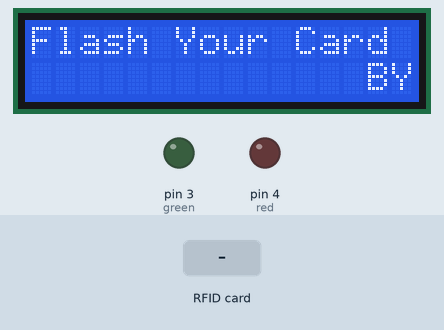
This sketch was run on a simulated Arduino Uno, built with avr-gcc and run on an emulated ATmega328P. Shown: 16×2 character LCD, output pins drawn as LEDs (lit = HIGH). The test bench sets the inputs (shaded band). Pins used as bus, display or sensor lines are not drawn; what the sketch prints to the serial monitor is not drawn.

Above: at 2.2 s.
2.3 s: RFID card FE 3C 1B 6A held to the reader
At 3.5 s:
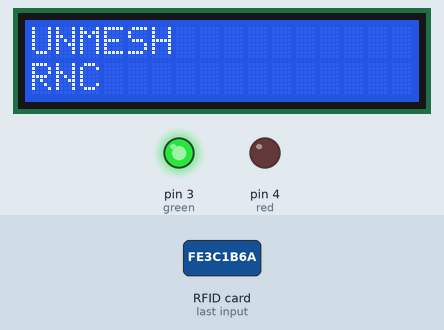
3.9 s: RFID card 5E 7A 19 C4 held to the reader
At 6.6 s:
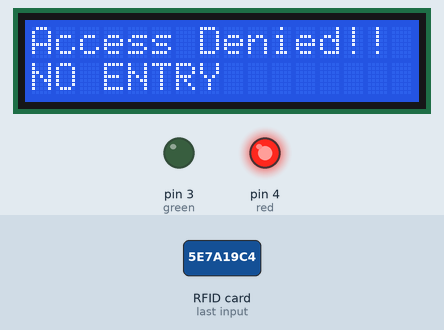
6.9 s: RFID card B6 A9 03 73 held to the reader
9.0 s: RFID card 17 20 E9 19 held to the reader
At 11.5 s:
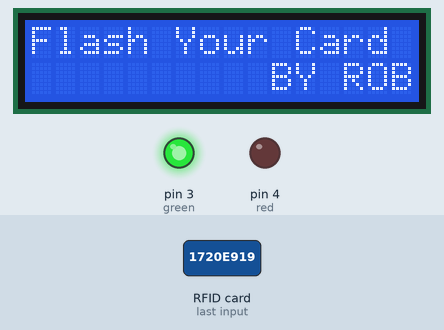
18.0 s: RFID card 5E 7A 19 C4 held to the reader
At 20.18 s:
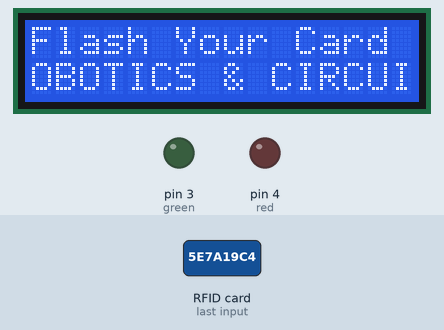
Timing chart, 0 to 21.7 s (numbered marks = the images above; inputs shaded):
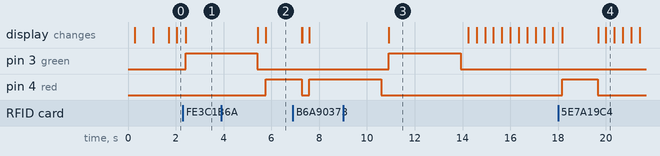

The sketch:

Offline_Version.ino
```cpp
#include <SPI.h>
#include <MFRC522.h>
#include <LiquidCrystal_I2C.h>
#include <Wire.h>

LiquidCrystal_I2C lcd(0x3F, 2, 1, 0, 4, 5, 6, 7, 3, POSITIVE);

#define SS_PIN 10
#define RST_PIN 9

int screenWidth = 16;
int screenHeight = 2;
int stringStart, stringStop = 0;
int scrollCursor = screenWidth;

String line1 = "BY ROBOTICS & CIRCUITS ";

MFRC522 mfrc522(SS_PIN, RST_PIN);   // Create MFRC522 instance.
  int red= 4;
  int green= 3;

void setup()
{

   lcd.begin(16,2);
  Serial.begin(9600);   // Initiate a serial communication
 lcd.setCursor(0, 0);
 lcd.print("INITIALIZING...");
 delay(200);
  lcd.setCursor(0, 1);
  lcd.print("PLEASE WAIT");
  delay(700);
  SPI.begin();      // Initiate  SPI bus
  mfrc522.PCD_Init();   // Initiate MFRC522
  Serial.println("Approximate your card to the reader...");

  Serial.println();
  pinMode(red,OUTPUT);
  pinMode(green,OUTPUT);
lcd.clear();
}
void loop()
{
lcd.setCursor(0,0);
lcd.print("Flash Your Card");
lcd.setCursor(1,1);
scroll();
{
  lcd.print(line1.substring(stringStart,stringStop));
}
  // Look for new cards
  if ( ! mfrc522.PICC_IsNewCardPresent())
  {
    return;
  }
  // Select one of the cards
  if ( ! mfrc522.PICC_ReadCardSerial())
  {
    return;
  }
  //Show UID on serial monitor
  Serial.print("UID tag :");
  String content= "";
  byte letter;
  for (byte i = 0; i < mfrc522.uid.size; i++)
  {
     Serial.print(mfrc522.uid.uidByte[i] < 0x10 ? " 0" : " ");
     Serial.print(mfrc522.uid.uidByte[i], HEX);
     content.concat(String(mfrc522.uid.uidByte[i] < 0x10 ? " 0" : " "));
     content.concat(String(mfrc522.uid.uidByte[i], HEX));
  }
  Serial.println();
  Serial.print("Message : ");
  content.toUpperCase();
  if (content.substring(1) == "B6 A9 03 73") //change here the UID of the card/cards that you want to give access
  {
    Serial.println("UNMESH,RNC");
    Serial.println();
    digitalWrite(red,HIGH);
    digitalWrite(green,LOW);
    delay(3000);
    digitalWrite(red,LOW);
  }
 else if (content.substring(1) == "FE 3C 1B 6A")
  {
    lcd.clear();
     lcd.setCursor(0, 0);
     lcd.print("UNMESH");
     lcd.setCursor(0, 1);
     lcd.print("RNC");
    Serial.println("UNMESH,RNC");
    Serial.println();
    digitalWrite(red,LOW);
    digitalWrite(green,HIGH);
    delay(3000);
    digitalWrite(green,LOW);
  }
 else if (content.substring(1) == "17 20 E9 19")
  {
    Serial.println("ADIL,RNC");
    Serial.println();
    digitalWrite(red,LOW);
    digitalWrite(green,HIGH);
    delay(3000);
    digitalWrite(green,LOW);
  }
  else if (content.substring(1) == "2E CA A1 7A")
  {
    Serial.println("MAHESH,RNC");
    lcd.clear();
     lcd.setCursor(0, 0);
     lcd.print("MAHESH");
     lcd.setCursor(0, 1);
     lcd.print("RNC");
    Serial.println();
    digitalWrite(red,LOW);
    digitalWrite(green,HIGH);
    delay(3000);
    digitalWrite(green,LOW);
    lcd.clear();

  }
   else if (content.substring(1) == "0E D4 A1 7A")
  {
    Serial.println("RUDRANEEL,RNC");
    Serial.println();
    digitalWrite(red,HIGH);
    digitalWrite(green,LOW);
    delay(3000);
    digitalWrite(red,LOW);
  }
   else if (content.substring(1) == "2E C1 1B 6A")
  {
    Serial.println("VARUN,RNC");
    Serial.println();
    digitalWrite(red,HIGH);
    digitalWrite(green,LOW);
    delay(3000);
    digitalWrite(red,LOW);
  }
   else if (content.substring(1) == "FE 0A A2 7A")
  {
    Serial.println("VISHAL,RNC");
    Serial.println();
    digitalWrite(red,HIGH);
    digitalWrite(green,LOW);
    delay(3000);
    digitalWrite(red,LOW);
  }
   else if (content.substring(1) == "9E F6 1B 6A")
  {
    Serial.println("KAUSTUBH,RNC");
    Serial.println();
    digitalWrite(red,HIGH);
    digitalWrite(green,LOW);
    delay(3000);
    digitalWrite(red,LOW);
  }
   else if (content.substring(1) == "36 04 F9 73")
  {
    Serial.println("VIVIAN,RNC");
    Serial.println();
    digitalWrite(red,HIGH);
    digitalWrite(green,LOW);
    delay(3000);
    digitalWrite(red,LOW);
  }
   else if (content.substring(1) == "5E F2 1B 6A")
  {
    Serial.println("ABDUL,RNC");
    Serial.println();
    digitalWrite(red,HIGH);
    digitalWrite(green,LOW);
    delay(3000);
    digitalWrite(red,LOW);
  }
   else if (content.substring(1) == "AE FD 1B 6A")
  {
    Serial.println("SHIVANSH,RNC");
    Serial.println();
    digitalWrite(red,HIGH);
    digitalWrite(green,LOW);
    delay(3000);
    digitalWrite(red,LOW);
  }
  else if (content.substring(1) == "5E 75 1B 6A")
  {
    Serial.println("NIKUNJ,RNC");
    Serial.println();
    digitalWrite(red,HIGH);
    digitalWrite(green,LOW);
    delay(3000);
    digitalWrite(red,LOW);
  }
  else if (content.substring(1) == "1E 6F 1A 6A")
  {
    Serial.println("ADIT,RNC");
    Serial.println();
    digitalWrite(red,HIGH);
    digitalWrite(green,LOW);
    delay(3000);
    digitalWrite(red,LOW);
  }
  else if (content.substring(1) == "DE BA A0 7A")
  {
    Serial.println("MUKUL,RNC");
    Serial.println();
    digitalWrite(red,HIGH);
    digitalWrite(green,LOW);
    delay(3000);
    digitalWrite(red,LOW);
  }
  else if (content.substring(1) == "46 6C FC 73")
  {
    Serial.println("SANDIPAN,RNC");
    Serial.println();
    digitalWrite(red,HIGH);
    digitalWrite(green,LOW);
    delay(3000);
    digitalWrite(red,LOW);
  }
  else if (content.substring(1) == "4E C7 1B 6A")
  {
    Serial.println("DARSH,RNC");
    Serial.println();
    digitalWrite(red,HIGH);
    digitalWrite(green,LOW);
    delay(3000);
    digitalWrite(red,LOW);
  }

 else   {
    Serial.println("Unknown Card!");
    lcd.clear();
    lcd.setCursor(0,0);
    lcd.print("Access Denied!!");
     lcd.setCursor(0,1);
     lcd.print("NO ENTRY");
    digitalWrite(red,HIGH);
    digitalWrite(green,LOW);
    delay(1500);
    digitalWrite(red,LOW);
    lcd.clear();
  }
}

int str_length()
{
  if(line1)
  {
    return line1.length();
  }
}

void scroll()
{
  lcd.setCursor(scrollCursor, 1);
   if(stringStart == 0 && scrollCursor > 0){
    scrollCursor--;
    stringStop++;
  } else if (stringStart == stringStop){
    stringStart = stringStop = 0;
    scrollCursor = screenWidth;
  } else if (stringStop == str_length() && scrollCursor == 0) {
    stringStart++;
  } else {
    stringStart++;
    stringStop++;
  }
  delay(300);
}
```

Measured:
- after the input at 2.3 s, pin 3 (green): LOW → HIGH after 0.11 s; the display: changes after 0.11 s (image 1)
- after the input at 3.9 s, pin 4 (red): LOW → HIGH after 1.9 s; the display: first differs from a run without the input after 1.9 s (image 2)
- after the input at 9.0 s, pin 3 (green): LOW → HIGH after 1.9 s, → LOW 3.0 s later
- after the input at 18.0 s, pin 4 (red): LOW → HIGH after 0.17 s, → LOW 1.5 s later; the display: first changes after 0.17 s (image 4 shows a later state)
- what the display in image 3 shows lasts 3.3 s, from 10.9 s to 14.2 s
